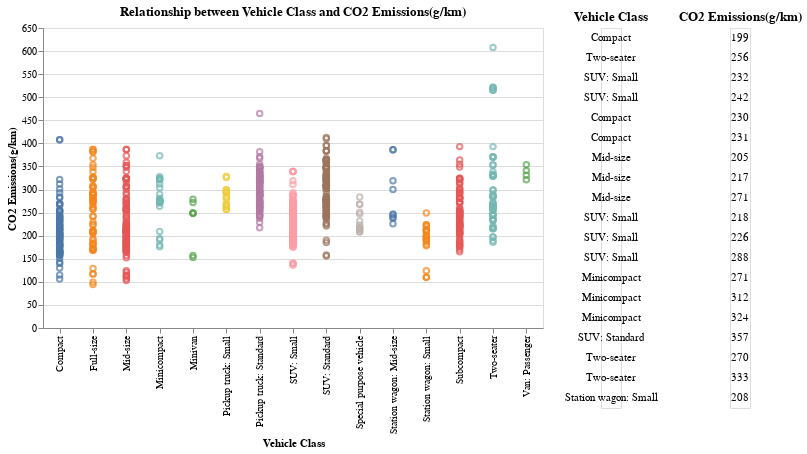

The cell this chart's notebook holds for it:
### Code cell
# Plot relationship between Vehicle Classification and CO2 Emissions
plot_six = scatter_plot('Vehicle Class', 'CO2 Emissions(g/km)')
plot_six

### Figure 1 — Vega-Lite specification as saved in the notebook (floating-point values rounded to 4 significant figures; data arrays with more than 128 entries replaced by an {"elided": "..."} marker saying what was removed)
{"config": {"view": {"continuousWidth": 400, "continuousHeight": 300}}, "hconcat": [{"mark": "point", "encoding": {"color": {"condition": {"type": "nominal", "field": "Vehicle Class", "legend": null, "selection": "selector006"}, "value": "lightgray"}, "tooltip": {"type": "nominal", "field": "Brand & Model"}, "x": {"type": "nominal", "field": "Vehicle Class"}, "y": {"type": "quantitative", "axis": {"tickCount": 10}, "field": "CO2 Emissions(g/km)", "sort": "ascending"}}, "height": 300, "selection": {"selector006": {"type": "interval"}}, "title": "Relationship between Vehicle Class and CO2 Emissions(g/km)", "width": 500}, {"hconcat": [{"mark": "text", "encoding": {"text": {"type": "nominal", "field": "Vehicle Class"}, "y": {"type": "ordinal", "axis": null, "field": "row_number"}}, "title": "Vehicle Class", "transform": [{"window": [{"op": "row_number", "field": "", "as": "row_number"}]}, {"filter": {"selection": "selector006"}}, {"window": [{"op": "rank", "field": "row_number", "as": "rank"}]}, {"filter": "(datum.rank < 20)"}]}, {"mark": "text", "encoding": {"text": {"type": "quantitative", "field": "CO2 Emissions(g/km)"}, "y": {"type": "ordinal", "axis": null, "field": "row_number"}}, "title": "CO2 Emissions(g/km)", "transform": [{"window": [{"op": "row_number", "field": "", "as": "row_number"}]}, {"filter": {"selection": "selector006"}}, {"window": [{"op": "rank", "field": "row_number", "as": "rank"}]}, {"filter": "(datum.rank < 20)"}]}]}], "data": {"name": "data-02a7a5d72896c20d9d9dd58ecdacba98"}, "resolve": {"legend": {"color": "independent"}}, "$schema": "https://vega.github.io/schema/vega-lite/v4.8.1.json", "datasets": {"data-02a7a5d72896c20d9d9dd58ecdacba98": {"elided": "883 records"}}}
